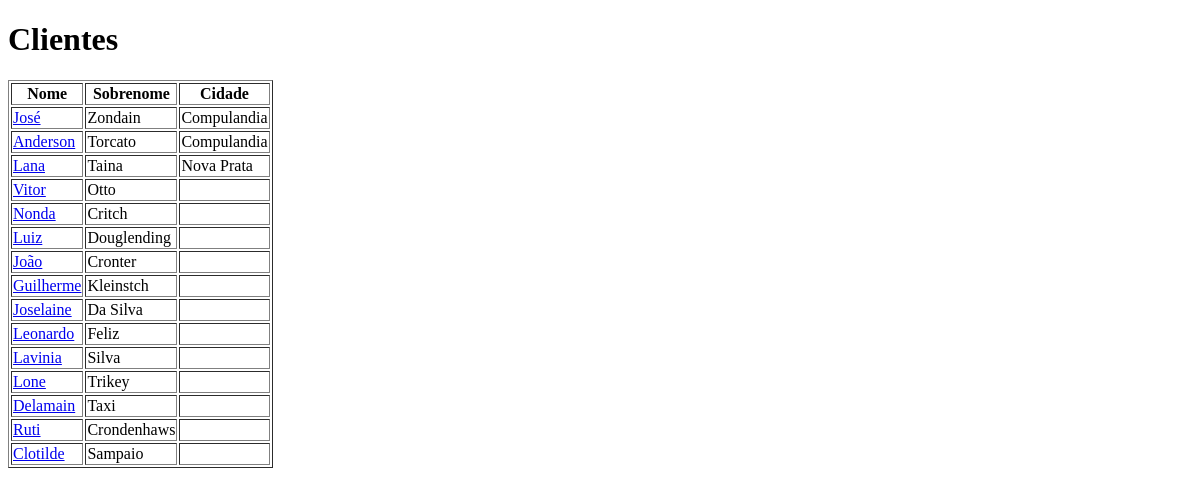
Page /clientes/ on the earlier database version.
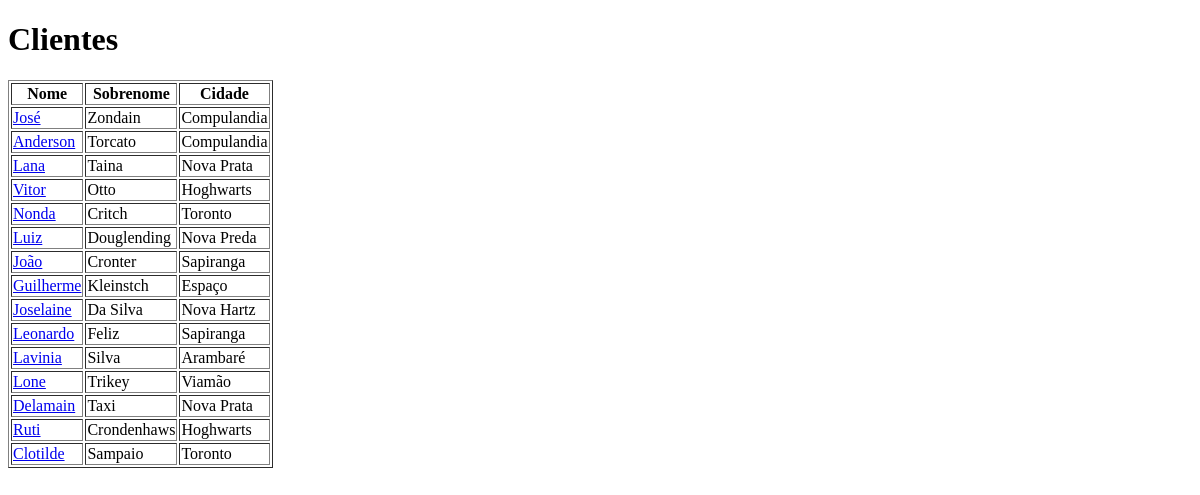
Same page on the later database version.
### clientes/models.py (models this page shows, shortened)
class Cliente(models.Model):
    nome = models.CharField(max_length=20)
    Sobrenome = models.CharField(max_length=35)
    cpf_cliente = models.CharField(max_length=11)
    genero = models.CharField(max_length=30)
    estado_civil = models.CharField(max_length=20)
    telefone = models.CharField(max_length=11)
    email = models.EmailField()
    data_hora_cadastro = models.DateTimeField(auto_now_add=True)

class Endereco(models.Model):
    cliente = models.ForeignKey(Cliente, on_delete=models.CASCADE)
    rua = models.CharField(max_length=50)
    numero = models.CharField(max_length=10)
    complemento = models.CharField(max_length=20, blank=True, null=True)
    bairro = models.CharField(max_length=30)
    cidade = models.CharField(max_length=30)
    estado = models.CharField(max_length=2)
    cep = models.CharField(max_length=8)

### clientes/views.py (the view)
# urls.py: path("clientes/", views.lista_clientes, name="lista_clientes"),
def lista_clientes(request):
    lista_clientes = Cliente.objects.all()
    enderecos = Endereco.objects.all()
    dados = {
        'clientes': lista_clientes,
        'enderecos': enderecos
    }
    return render(request, 'lista_clientes.html', dados)

### clientes/templates/lista_clientes.html (shortened to what this page needs)
<!DOCTYPE html>
<html lang="en">
<head>
</head>
<body>
    <h1>Clientes</h1>
    <table border="1">
        <tr>
            <th>Nome</th>
            <th>Sobrenome</th>
            <th>Cidade</th>
        </tr>
        {% for cliente in clientes %}
        <tr>
            <td><a href="{% url 'detalhes_cliente' cliente.id %}"> {{ cliente.nome }} </a></td>
            <td>{{ cliente.Sobrenome }}</td>
            <td>
                {% for endereco in cliente.endereco_set.all %}
                    {{ endereco.cidade}}
                {% endfor %}
            </td>
        </tr>
        {% endfor %}
    </table>
</body>
</html>

Differences in the rows shown:
added Endereco: cidade "Hoghwarts", shown under Cliente "Vitor"
added Endereco: cidade "Toronto", shown under Cliente "Nonda"
added Endereco: cidade "Nova Preda", shown under Cliente "Luiz"
added Endereco: cidade "Sapiranga", shown under Cliente "João"
added Endereco: cidade "Espaço", shown under Cliente "Guilherme"
added Endereco: cidade "Nova Hartz", shown under Cliente "Joselaine"
added Endereco: cidade "Sapiranga", shown under Cliente "Leonardo"
added Endereco: cidade "Arambaré", shown under Cliente "Lavinia"
added Endereco: cidade "Viamão", shown under Cliente "Lone"
added Endereco: cidade "Nova Prata", shown under Cliente "Delamain"
added Endereco: cidade "Hoghwarts", shown under Cliente "Ruti"
added Endereco: cidade "Toronto", shown under Cliente "Clotilde"
